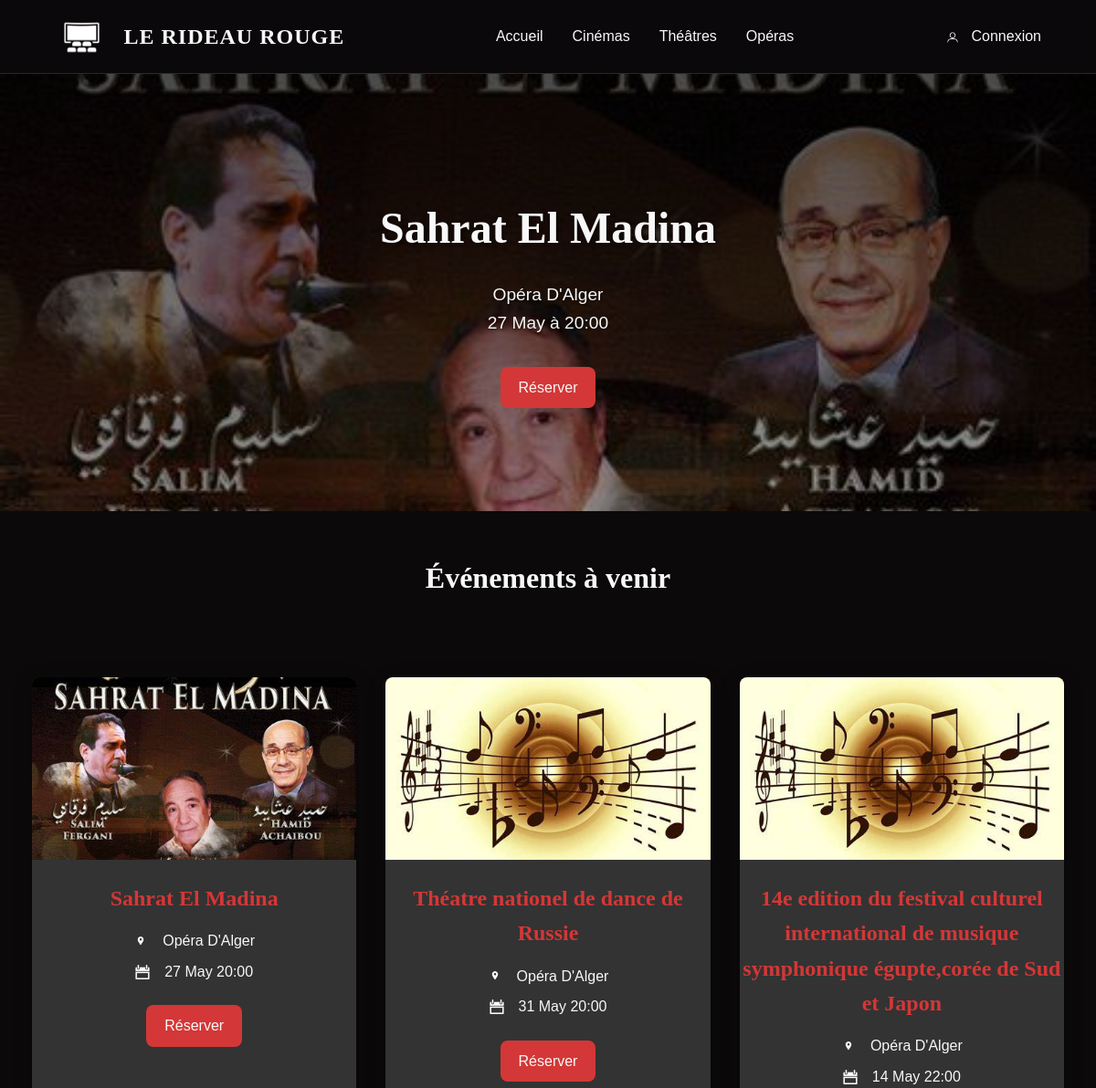
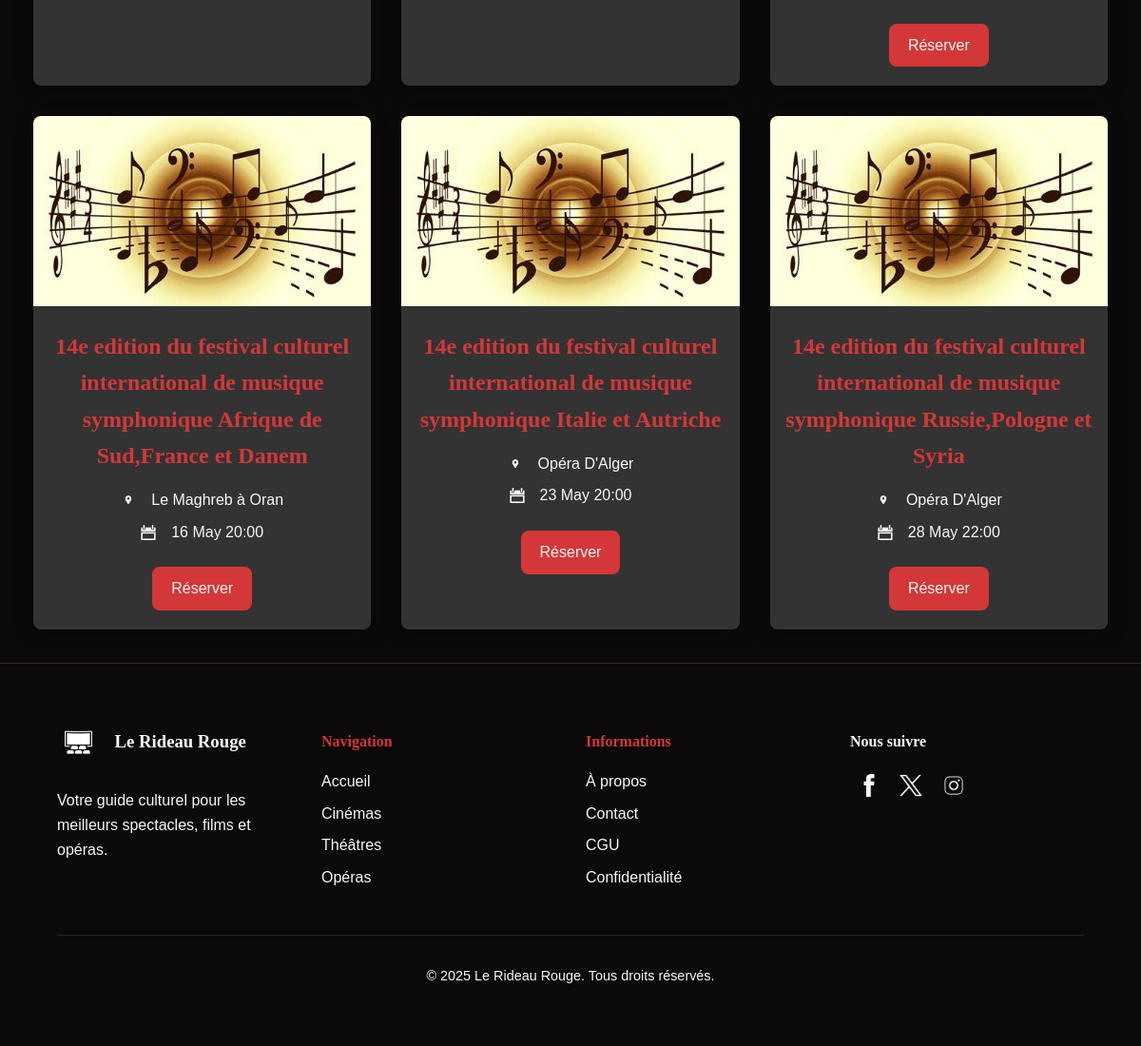
Screenshot of /Opera.php with the database file from the repository (2 pictures, top to bottom).
### tables this page shows
CREATE TABLE events (
    id INT AUTO_INCREMENT PRIMARY KEY,
    title VARCHAR(100) NOT NULL,
    event_description TEXT,
    image_path VARCHAR(255),
    category ENUM('cinema','theatre','opera') NOT NULL,
    date_event DATETIME NOT NULL,
    venue VARCHAR(100) NOT NULL,
    price DECIMAL(10,2) NOT NULL
);

### Opera.php (the view, shortened to what this page needs)
<?php
require 'database/db_connect.php';
$category = 'opera';
?>
<!DOCTYPE html>
<html lang="fr">
<head>
    <link rel="stylesheet" href="styles/EventStyle.css">
</head>
<body>
    <?php include 'includes/Header.php'; ?>
    <?php
    $sql = "SELECT * FROM events WHERE category='$category'";
    $result = $conn->query($sql);
    $events = $result->fetchAll();
    $total_events = count($events);
    if ($total_events > 0) {
        $featured = $events[0];
    ?>
        <div class="event-hero">
            <img src="images/<?php echo $featured['image_path']; ?>" alt="<?php echo $featured['title']; ?>">
            <div class="event-hero-info">
                <h2><?php echo $featured['title']; ?></h2>
                <p><?php echo $featured['venue']; ?><br>
                   <?php echo date('d M à H:i', strtotime($featured['date_event'])); ?></p>
                <a href="reservation.php?id=<?php echo $featured['id']; ?>" class="event-btn">Réserver</a>
            </div>
        </div>
    <?php
        }
        else { ?>
            <div class="event-hero-info">
                <h2><? echo "no featured event";?></h2>
            </div>
       <?php } ?>
    <section class="events-list">
        <h2 class="events-section-title">Événements à venir</h2>
        <div class="events-grid">
            <?php foreach($events as $event): ?>
                <div class="event-card">
                    <img src="images/<?php echo $event['image_path']; ?>"
                         alt="<?php echo $event['title']; ?>"
                         class="event-image">
                    <div class="event-card-info">
                        <h3><?php echo $event['title']; ?></h3>
                        <div class="event-meta">
                            <p><img src="images/location.png" alt="Location" class="icon"> <?php echo $event['venue']; ?></p>
                            <p><img src="images/calendar.png" alt="Date" class="icon"> <?php echo date('d M H:i', strtotime($event['date_event'])); ?></p>
                        </div>
                        <a href="reservation.php?id=<?php echo $event['id']; ?>"
                           class="event-btn">Réserver</a>
                    </div>
                </div>
            <?php endforeach; ?>
        </div>
    </section>
    <?php include 'includes/Footer.php'; ?>
</body>
</html>

### styles/EventStyle.css (style rules this page uses)
.event-hero { height: 60vh; min-height: 400px; position: relative; display: flex; align-items: center; justify-content: center; margin-bottom: 3rem; overflow: hidden; }
.event-hero img { position: absolute; top: 0; left: 0; width: 100%; height: 100%; object-fit: cover; z-index: 1; }
.event-hero::before { content: ""; position: absolute; top: 0; left: 0; right: 0; bottom: 0; background: linear-gradient(rgba(0, 0, 0, 0.7), rgba(0, 0, 0, 0.4)); z-index: 2; }
.event-hero-info { position: relative; z-index: 3; text-align: center; color: var(--light-color); padding: 2rem; max-width: 800px; }
.event-hero-info h2 { font-size: 3rem; margin-bottom: 1rem; text-shadow: 2px 2px 4px rgba(0, 0, 0, 0.5); }
.event-hero-info p { font-size: 1.2rem; margin-bottom: 2rem; text-shadow: 1px 1px 2px rgba(0, 0, 0, 0.5); }
.events-grid { display: grid; grid-template-columns: repeat(auto-fit, minmax(300px, 1fr)); gap: 2rem; padding: 35px; margin: 3rem auto 0; max-width: 1200px; }
.events-section-title { text-align: center; font-size: 2rem; margin-bottom: 20px; color: var(--light-color); }
.event-card { background: var(--gray-color); border-radius: var(--border-radius); overflow: hidden; box-shadow: var(--shadow); transition: var(--transition); }
.event-image { width: 100%; height: 200px; object-fit: cover; }
.event-card-info h3 { text-align: center; display: block; width: 100%; padding: 0; font-size: 1.5rem; margin: 15px auto; color: var(--accent-color); }
.event-meta { margin-bottom: 1.5rem; }
.event-meta p { margin: 1rem 0; display: flex; justify-content: center; align-items: center; gap: 1rem; color: var(--light-color); }
.event-btn { display: inline-block; background: var(--accent-color); color: var(--light-color); padding: 10px 20px; border-radius: var(--border-radius); margin-top: 15px; text-decoration: none; transition: var(--transition); font-weight: 500; margin: 15px auto 20px; display: block; width: fit-content; }
.icon { width: 16px; height: 16px; }

### styles/style.css (style rules this page uses)
:root { --primary-color: #8b0000; --secondary-color: #b22222; --accent-color: #d43737; --light-color: #f8f8f8; --dark-color: #0b090a; --gray-color: #333333; --font-main: "Playfair Display", serif; --font-secondary: "Montserrat", sans-serif; --transition: all 0.3s ease; --shadow: 0 4px 20px rgba(0, 0, 0, 0.25); --border-radius: 8px; --overlay-dark: rgba(0, 0, 0, 0.7); --header-bg: rgba(11, 9, 10, 0.9); }
body { font-family: var(--font-secondary); margin: 0; padding: 0; background-color: var(--dark-color); color: var(--light-color); line-height: 1.6; padding-top: 80px; }
h1, h2, h3, h4, h5, h6 { font-family: var(--font-main); font-weight: 700; }
a { color: inherit; text-decoration: none; transition: var(--transition); }
.icon { width: 16px; height: 16px; vertical-align: middle; margin-right: 8px; }
.events-grid { display: grid; grid-template-columns: repeat(auto-fit, minmax(300px, 1fr)); gap: 2rem; margin-top: 3rem; }
.event-card { background-color: var(--gray-color); border-radius: var(--border-radius); overflow: hidden; transition: var(--transition); box-shadow: var(--shadow); }
.event-image { width: 100%; height: 200px; object-fit: cover; }
.event-meta { margin-bottom: 1.5rem; }
.event-meta p { margin: 0.5rem 0; display: flex; align-items: center; gap: 0.5rem; }

### rows the page displays
events: image_path (picture), title "Sahrat El Madina", venue "Opéra D'Alger", date_event "27 May à 20:00", date_event "27 May 20:00"
events: image_path (picture), title "Théatre nationel de dance de Russie", venue "Opéra D'Alger", date_event "31 May 20:00"
events: image_path (picture), title "14e edition du festival culturel international de musique symphonique égupte,corée de Sud et Japon", venue "Opéra D'Alger", date_event "14 May 22:00"
events: image_path (picture), title "14e edition du festival culturel international de musique symphonique Afrique de Sud,France et Danem", venue "Le Maghreb à Oran", date_event "16 May 20:00"
events: image_path (picture), title "14e edition du festival culturel international de musique symphonique Italie et Autriche", venue "Opéra D'Alger", date_event "23 May 20:00"
events: image_path (picture), title "14e edition du festival culturel international de musique symphonique Russie,Pologne et Syria", venue "Opéra D'Alger", date_event "28 May 22:00"
